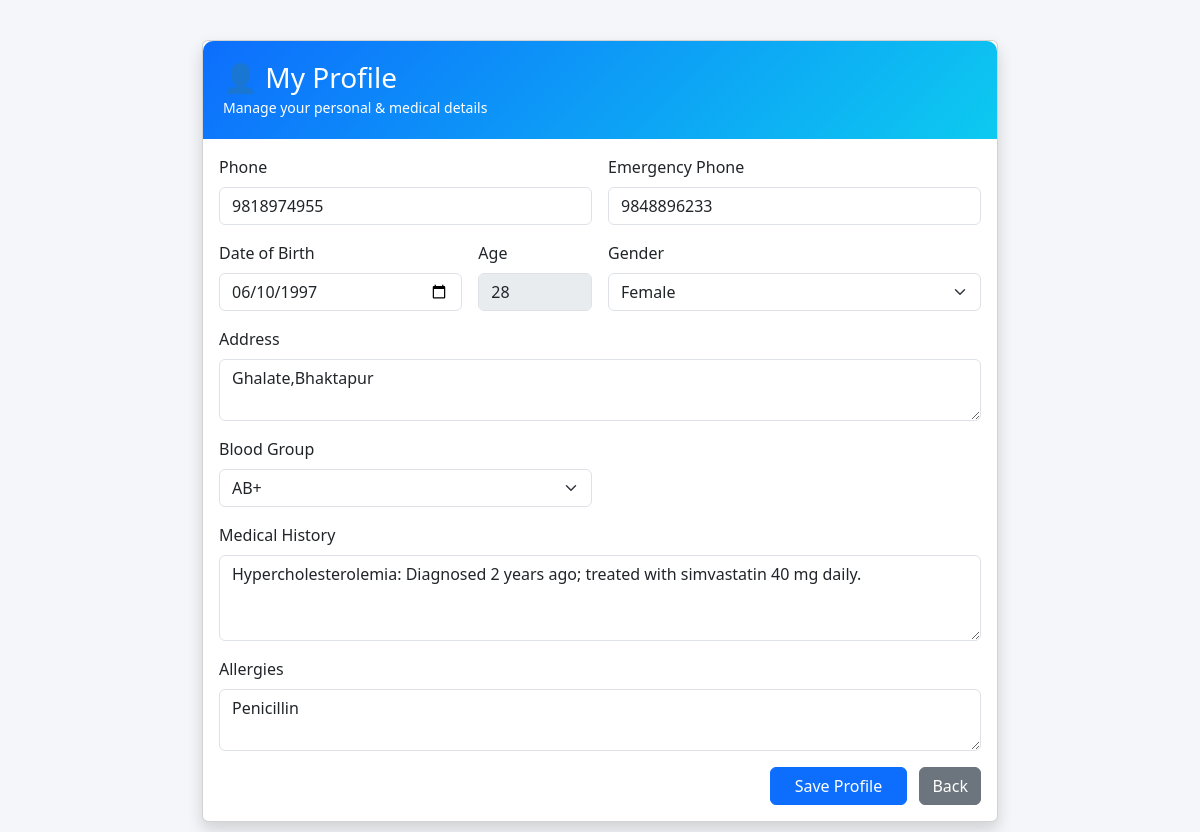
The page /patient/profile.php (signed in) on the database its author committed.
### tables this page shows
CREATE TABLE `patients` (
  `id` int(11) NOT NULL,
  `user_id` int(11) NOT NULL,
  `name` varchar(100) NOT NULL,
  `password` varchar(255) NOT NULL,
  `phone` varchar(15) DEFAULT NULL,
  `date_of_birth` date NOT NULL,
  `gender` enum('male','female','other') NOT NULL,
  `address` text NOT NULL,
  `emergency_contact` varchar(100) NOT NULL,
  `emergency_phone` varchar(20) NOT NULL,
  `medical_history` text DEFAULT NULL,
  `blood_group` varchar(10) DEFAULT NULL,
  `allergies` text DEFAULT NULL,
  `age` varchar(10) DEFAULT NULL
);

CREATE TABLE `users` (
  `id` int(11) NOT NULL,
  `name` varchar(100) NOT NULL,
  `email` varchar(255) DEFAULT NULL,
  `password` varchar(255) NOT NULL,
  `role` enum('admin','doctor','receptionist','patient') NOT NULL,
  `phone` varchar(15) NOT NULL,
  `created_at` timestamp NOT NULL DEFAULT current_timestamp(),
  `updated_at` timestamp NOT NULL DEFAULT current_timestamp() ON UPDATE current_timestamp()
);

### patient/profile.php (the view, shortened to what this page needs)
<?php
require_once '../config/database.php';
$user_id = $_SESSION['user_id'];
$stmt = $conn->prepare("
    SELECT
        u.phone AS phone,
        p.date_of_birth, p.gender, p.address,
        p.emergency_phone, p.medical_history,
        p.blood_group, p.allergies
    FROM users u
    LEFT JOIN patients p ON u.id = p.user_id
    WHERE u.id = ?
");
$stmt->bind_param("i", $user_id);
$stmt->execute();
$data = $stmt->get_result()->fetch_assoc();
$patient = $data ?? [
    'phone' => '',
    'date_of_birth' => '',
    'gender' => '',
    'address' => '',
    'emergency_phone' => '',
    'medical_history' => '',
    'blood_group' => '',
    'allergies' => ''
];
$age = '';
if (!empty($patient['date_of_birth'])) {
    $age = (new DateTime())->diff(new DateTime($patient['date_of_birth']))->y;
}
?>
<!DOCTYPE html>
<html lang="en">
<head>
<link href="https://cdn.jsdelivr.net/npm/bootstrap@5.3.2/dist/css/bootstrap.min.css" rel="stylesheet">
</head>
<body>
<div class="container profile-card">
    <div class="card shadow">
        <div class="profile-header">
            <h3 class="mb-0">👤 My Profile</h3>
            <small>Manage your personal & medical details</small>
        </div>
        <div class="card-body">
            <form method="POST" class="row g-3">
                <div class="col-md-6">
                    <label class="form-label">Phone</label>
                    <input type="text" name="phone" class="form-control"
                           value="<?= htmlspecialchars($patient['phone'] ?? '') ?>">
                </div>
                <div class="col-md-6">
                    <label class="form-label">Emergency Phone</label>
                    <input type="text" name="emergency_phone" class="form-control"
                           value="<?= htmlspecialchars($patient['emergency_phone'] ?? '') ?>">
                </div>
                <div class="col-md-4">
                    <label class="form-label">Date of Birth</label>
                    <input type="date" name="date_of_birth" class="form-control"
                           value="<?= htmlspecialchars($patient['date_of_birth'] ?? '') ?>">
                </div>
                <div class="col-md-2">
                    <label class="form-label">Age</label>
                    <input type="text" class="form-control" value="<?= $age ?>" disabled>
                </div>
                <div class="col-md-6">
                    <label class="form-label">Gender</label>
                    <select name="gender" class="form-select">
                        <option value="female" <?= ($patient['gender'] ?? '')==='female'?'selected':'' ?>>Female</option>
                    </select>
                </div>
                <div class="col-12">
                    <label class="form-label">Address</label>
                    <textarea name="address" class="form-control" rows="2"><?= htmlspecialchars($patient['address'] ?? '') ?></textarea>
                </div>
                <div class="col-md-6">
                    <label class="form-label">Blood Group</label>
                    <select name="blood_group" class="form-select">
                        <?php
                        foreach (['A+','A-','B+','B-','AB+','AB-','O+','O-'] as $bg) {
                            $sel = (($patient['blood_group'] ?? '') === $bg) ? 'selected' : '';
                            echo "<option value='$bg' $sel>$bg</option>";
                        }
                        ?>
                    </select>
                </div>
                <div class="col-12">
                    <label class="form-label">Medical History</label>
                    <textarea name="medical_history" class="form-control" rows="3"><?= htmlspecialchars($patient['medical_history'] ?? '') ?></textarea>
                </div>
                <div class="col-12">
                    <label class="form-label">Allergies</label>
                    <textarea name="allergies" class="form-control" rows="2"><?= htmlspecialchars($patient['allergies'] ?? '') ?></textarea>
                </div>
                <div class="col-12 text-end">
                    <button class="btn btn-primary px-4">Save Profile</button>
                    <a href="patient-dashboard.php" class="btn btn-secondary ms-2">Back</a>
                </div>
            </form>
        </div>
    </div>
</div>
</body>
</html>

### patient/profile.php (style rules this page uses)
body { background: #f4f6f9; }
.profile-card { max-width: 820px; margin: 40px auto; }
.profile-header { background: linear-gradient(135deg, #0d6efd, #0dcaf0); color: white; padding: 20px; border-radius: 10px 10px 0 0; }

### rows shown on the page
patients: phone "9818974955", emergency_phone "9848896233", date_of_birth "06/10/1997", date_of_birth "28", gender "Female", address "Ghalate,Bhaktapur", medical_history "Hypercholesterolemia: Diagnosed 2 years ago; treated with simvastatin 40 mg daily.", allergies "Penicillin"

### other values the page prints
form field blood_group "AB+"
